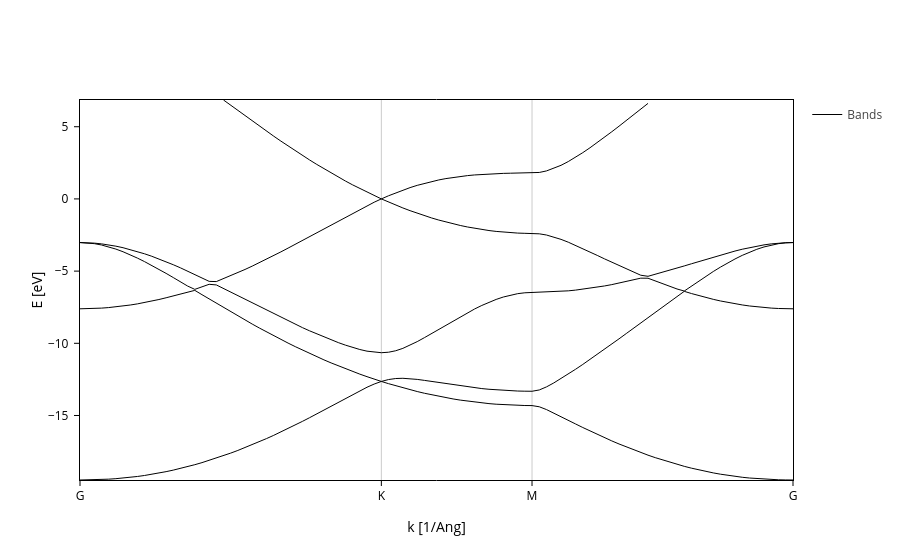

Notebook code for this chart:
### Code cell
band_struct.plot(Erange=[-20,7]).update_layout(height=500)
